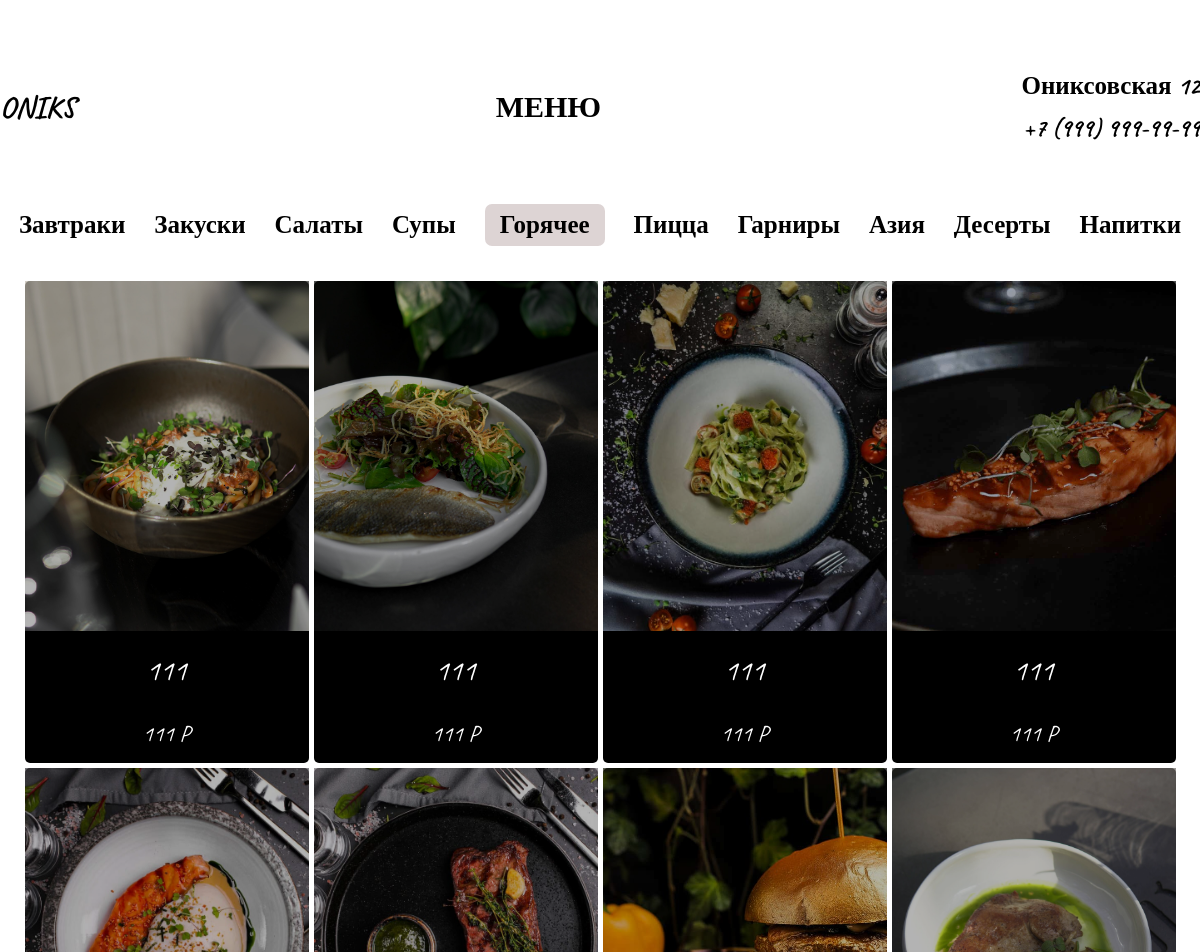
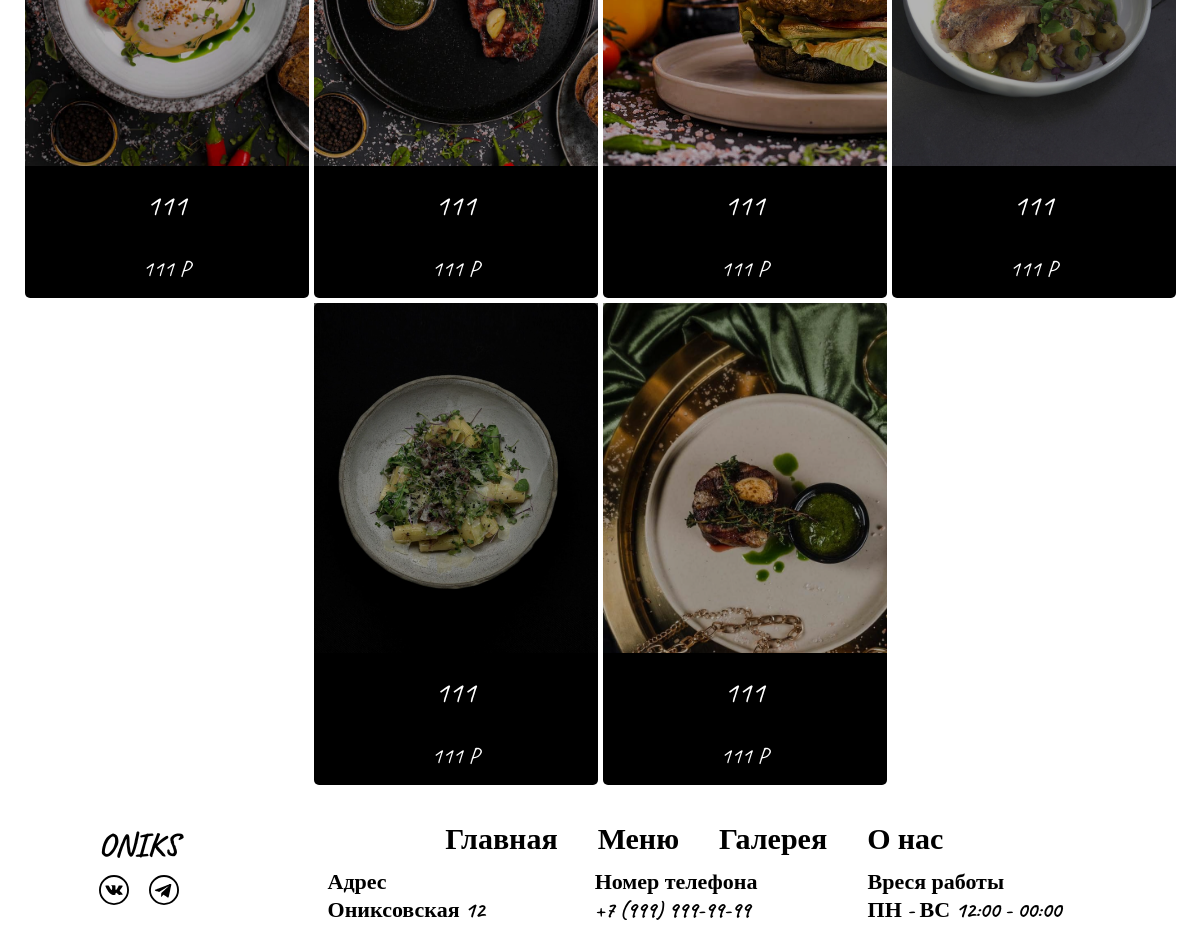
The page /menu/Hotter.php on the database its author committed (2 pictures, top to bottom).
### tables this page shows
CREATE TABLE `menu` (
  `id` int NOT NULL,
  `Composition` text NOT NULL,
  `img` varchar(256) NOT NULL,
  `price` int NOT NULL,
  `type` varchar(256) NOT NULL
);

### menu/Hotter.php (the view, shortened to what this page needs)
<!DOCTYPE html>
<html lang="ru">
<head>
    <link rel="stylesheet" href="../css/allmenu.css">
</head>
<body>
    <header>
        <div class="head-btn">
            <a href="../index.php"><div class="logo"><p>ONIKS</p></div></a>
            <div class="page"><p>МЕНЮ</p></div>
            <div class="addres"><p>Ониксовская 12</p> <p>+7 (999) 999-99-99</p></div>
        </div>
        <div class="head-menu">
            <a href="Breakfast.php">Завтраки</a>
            <a href="Snacks.php">Закуски</a>
            <a href="Salads.php">Салаты</a>
            <a href="Soups.php">Супы</a>
            <a href="Hotter.php" class="active-menu">Горячее</a>
            <a href="Pizza.php">Пицца</a>
            <a href="Side-dishes.php">Гарниры</a>
            <a href="Asia.php">Азия</a>
            <a href="Desserts.php">Десерты</a>
            <a href="Drinks.php">Напитки</a>
        </div>
    </header>
    <main>
        <div class="list-menu">
            <?
                require ("../core/bd.php");
                $serch = mysqli_fetch_all(mysqli_query($bd, "SELECT * FROM `menu` WHERE `type` LIKE 'Hotter'"));
                foreach ($serch as $serch) {
                    ?>
                        <div class="menu-container">
                            <div class="img-type">
                                <img src="../img/menu/Hotter/<?=$serch["2"]?>" alt="">
                            </div>
                            <div class="name-type"><p><?=$serch["1"]?></p></div>
                            <div class="price"><p><?=$serch["3"]?> P</p></div>
                        </div>
                    <?
                };
                        ?>
        </div>
    </main>
    <footer id="contacts">
        <div class="footer-left">
            <div class="logo"><h1>ONIKS</h1></div>
            <div class="social-network">
                <a href="#"><div id="vk"></div></a>
                <a href="#"><div id="tg"></div></a>
            </div>
        </div>
        <div class="footer-right">
            <div class="footer-menu">
                <div>
                    <a href="../index.php">Главная</a>
                </div>
                <div>
                    <a href="../menu.php">Меню</a>
                </div>
                <div>
                    <a href="#">Галерея</a>
                </div>
                <div>
                    <a href="../about.php">О нас</a>
                </div>
            </div>
            <div class="footer-addres">
                <p>
                    <span>Адрес</span>
                    Ониксовская 12
                </p>
                <p>
                    <span>Номер телефона</span>
                    +7 (999) 999-99-99
                </p>
                <p>
                    <span>Вреся работы</span>
                    ПН - ВС 12:00 - 00:00
                </p>
            </div>
        </div>
    </footer>
</body>
</html>

### css/allmenu.css (style rules this page uses)
* { padding: 0; margin: 0; font-family: 'Caveat', cursive; }
a { color: black; text-decoration: none; }
header,main,footer { max-width: 1500px; margin: 0 auto; }
header { margin-top: 70px; }
.head-btn { display: flex; align-items: center; justify-content: space-between; font-size: 30px; font-weight: bold; }
.active-menu { background-color: #ddd4d4; padding: 5px 15px; border-radius: 7px; }
.head-menu { margin-top: 60px; font-size: 25px; font-weight: bold; display: flex; grid-gap: 10px; align-items: center; justify-content: space-evenly; flex-wrap: wrap; }
.addres { text-align: end; font-size: 25px; }
.addres p:first-child { margin-bottom: 10px; }
main { display: flex; margin: 35px auto; }
.list-menu { display: flex; grid-gap: 5px; margin: 0 auto; justify-items: center; flex-wrap: wrap; flex-direction: row; justify-content: center; }
.menu-container { width: 284px; border-radius: 5px; background: #000000; transition: all 0.2s ease; display: flex; flex-direction: column; align-items: center; justify-content: space-between; position: relative; }
.img-type { width: 100%; }
.menu-container img { width: 100%; height: 350px; opacity: 0.7; object-fit: cover; }
.name-type { color: white; font-size: 30px; margin: 0 auto; text-align: center; padding: 15px; }
.price { color: white; font-size: 23px; margin: 0 auto; text-align: center; padding: 15px; }
footer { max-width: 1500px; margin: 35px auto 30px; display: flex; align-items: center; justify-content: space-evenly; }
.social-network { display: flex; align-items: center; justify-content: center; }
.social-network svg { margin: 10px; }
.footer-left { display: flex; flex-direction: column; align-items: center; }
.footer-menu { display: flex; align-items: center; justify-content: center; margin-bottom: 10px; flex-wrap: wrap; }
.footer-menu a { color: black; text-decoration: none; font-size: 30px; margin: 20px; transition: color 0.2s ease; font-weight: 600; }
.footer-addres { display: flex; grid-gap: 10px; align-items: center; flex-wrap: wrap; }
.footer-addres p { margin: 0 50px; font-size: 22px; font-weight: bold; display: flex; flex-direction: column; }

### rows shown on the page
menu: img (picture), Composition "111", price "111"
menu: img (picture), Composition "111", price "111"
menu: img (picture), Composition "111", price "111"
menu: img (picture), Composition "111", price "111"
menu: img (picture), Composition "111", price "111"
menu: img (picture), Composition "111", price "111"
menu: img (picture), Composition "111", price "111"
menu: img (picture), Composition "111", price "111"
menu: img (picture), Composition "111", price "111"
menu: img (picture), Composition "111", price "111"
